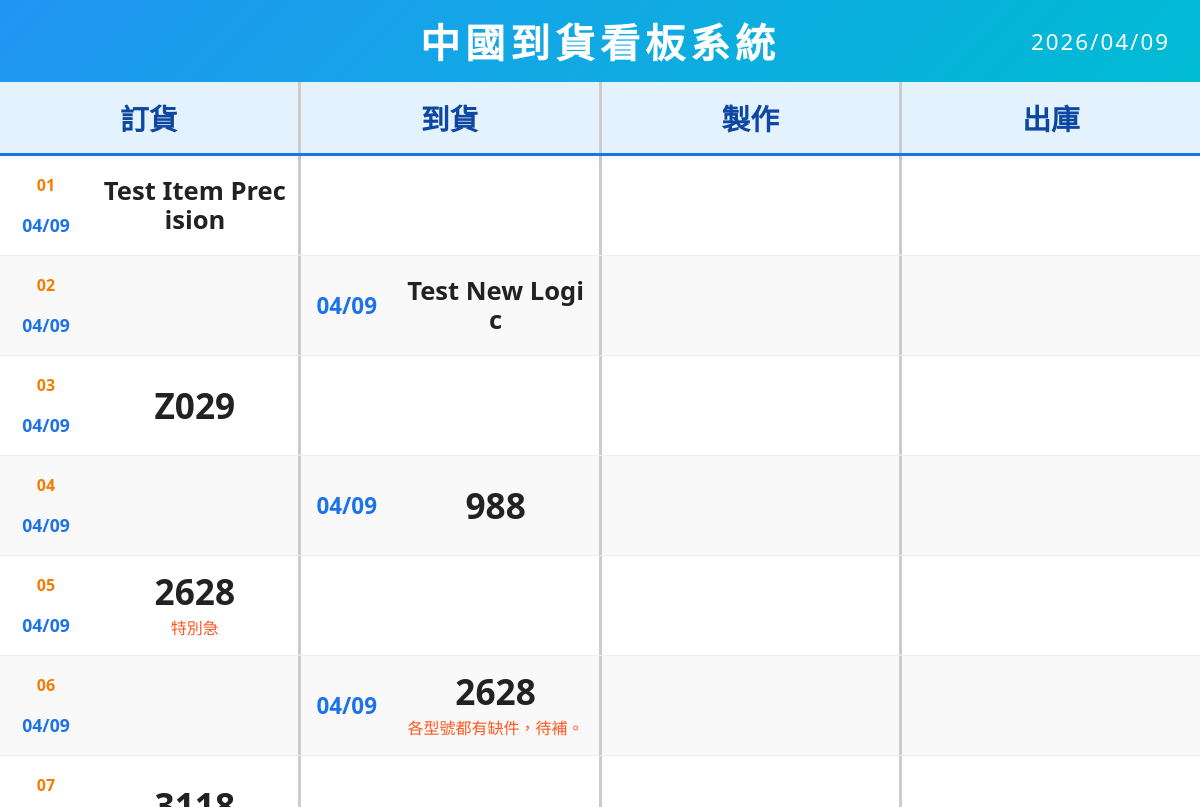
The page /show on the database its author committed.
### models.py (models this page shows)
class SignboardItem(db.Model):
    id = db.Column(db.Integer, primary_key=True)
    content = db.Column(db.Text, nullable=False)
    remark = db.Column(db.Text) # 備註 (選填)
    current_stage = db.Column(db.String(20), default='ORDER')
    order_date = db.Column(db.DateTime)
    arrival_date = db.Column(db.DateTime)
    production_date = db.Column(db.DateTime)
    delivery_date = db.Column(db.DateTime)
    updated_at = db.Column(db.DateTime, default=datetime.now, onupdate=datetime.now)

### main.py (the view)
@app.route('/show')
def show_page():
    items = SignboardItem.query.order_by(SignboardItem.id.asc()).all()
    date_format = get_inf_config('Display', 'date_format', '0')
    processed_items = []
    for item in items:
        p_item = {
            'id': item.id,
            'content': item.content,
            'remark': item.remark,
            'current_stage': item.current_stage,
            'ORDER': format_item_date(item.order_date, date_format),
            'ARRIVAL': format_item_date(item.arrival_date, date_format),
            'PRODUCTION': format_item_date(item.production_date, date_format),
            'DELIVERY': format_item_date(item.delivery_date, date_format)
        }
        processed_items.append(p_item)
    data = {
        'ORDER': [i for i in processed_items if i['current_stage'] == 'ORDER'],
        'ARRIVAL': [i for i in processed_items if i['current_stage'] == 'ARRIVAL'],
        'PRODUCTION': [i for i in processed_items if i['current_stage'] == 'PRODUCTION'],
        'DELIVERY': [i for i in processed_items if i['current_stage'] == 'DELIVERY']
    }
    today_date = datetime.now().strftime('%Y/%m/%d')
    refresh_seconds = get_inf_config('System', 'refresh_seconds', '60')
    scroll_speed_ms = get_inf_config('Display', 'scroll_speed_ms', '3000')
    latest_ts = get_config('last_system_update', '0')
    return render_template('show.html',
                          data=data,
                          all_items=processed_items,
                          today_date=today_date,
                          refresh_seconds=refresh_seconds,
                          scroll_speed_ms=scroll_speed_ms,
                          latest_ts=latest_ts)

### main.py (called while the page is built, shortened)
def get_config(key, default=None):
    config = SystemConfig.query.filter_by(key=key).first()
    return config.value if config else default

def get_inf_config(section, key, default=None):
    inf_path = os.path.join(os.path.dirname(__file__), 'config.inf')
    if not os.path.exists(inf_path):
        return default

def format_item_date(dt, date_format):
    if not dt: return ""
    if date_format == '1': # 顯示停留時間
        return format_stay_time(dt)
    else: # 顯示 MM/DD
        return dt.strftime('%m/%d')

@app.context_processor
def inject_config():
    return {'site_title': get_config('site_title', '中國到貨看板系統')}

### templates/show.html (shortened to what this page needs)
<!DOCTYPE html>
<html lang="zh-Hant">
<head>
</head>
<body>
    <h1>
        {{ site_title }}
        <span class="header-date">{{ today_date }}</span>
    </h1>
    <div class="main-container">
        <div class="table-header">
            <div class="col-header">訂貨</div>
            <div class="col-header">到貨</div>
            <div class="col-header">製作</div>
            <div class="col-header">出庫</div>
        </div>
        <div class="scroll-wrapper" id="scroll-wrapper">
            <div id="scroll-container">
                {% set stages = ['ORDER', 'ARRIVAL', 'PRODUCTION', 'DELIVERY'] %}
                {% for item in all_items %}
                {% set row_loop = loop %}
                <div class="row">
                    {% for stage in stages %}
                    <div class="cell">
                        {% set d = "" %}
                        {% if stage == 'ORDER' %}{% set d = item.ORDER %}
                        {% elif stage == 'ARRIVAL' %}{% set d = item.ARRIVAL %}
                        {% elif stage == 'PRODUCTION' %}{% set d = item.PRODUCTION %}
                        {% elif stage == 'DELIVERY' %}{% set d = item.DELIVERY %}
                        {% endif %}
                        {% if d or item.current_stage == stage %}
                        <div class="item-content">
                            {% if d %}
                                {% if stage == 'ORDER' %}
                                    <div class="date-badge first-col-badge">
                                        <div class="serial-no">{{ "%02d"|format(row_loop.index) }}</div>
                                        <div class="date-text-small">{{ d }}</div>
                                    </div>
                                {% else %}
                                    <div class="date-badge">{{ d }}</div>
                                {% endif %}
                            {% endif %}
                            {% if item.current_stage == stage %}
                            <div class="text-box">
                                <span class="cabinet auto-font">{{ item.content }}</span>
                                {% if item.remark %}<span class="remark">{{ item.remark }}</span>{% endif %}
                            </div>
                            {% endif %}
                        </div>
                        {% endif %}
                    </div>
                    {% endfor %}
                </div>
                {% endfor %}
            </div>
        </div>
    </div>
</body>
</html>

### templates/show.html (style rules this page uses)
:root { --header-blue: #e3f2fd; --border-color: #eee; --text-main: #222; --row-height: 100px; }
body { margin: 0; background: #fff; color: var(--text-main); font-family: 'Microsoft JhengHei', 'Segoe UI', sans-serif; overflow: hidden; height: 100vh; }
h1 { background: linear-gradient(135deg, #2196F3, #00BCD4); color: white; text-align: center; padding: 12px 0; margin: 0; font-size: 2.5rem; box-shadow: 0 4px 10px rgba(0,0,0,0.1); letter-spacing: 5px; position: relative; display: flex; justify-content: center; align-items: center; }
.header-date { position: absolute; right: 30px; font-size: 1.4rem; letter-spacing: 2px; font-weight: 500; color: #fff; }
.main-container { display: flex; flex-direction: column; height: calc(100vh - 75px); }
.table-header { display: flex; background: var(--header-blue); border-bottom: 3px solid #1a73e8; z-index: 10; box-shadow: 0 2px 5px rgba(0,0,0,0.05); }
.col-header { flex: 1; text-align: center; padding: 15px 0; font-size: 1.8rem; font-weight: bold; color: #0d47a1; border-right: 3px solid #ccc; }
.col-header:last-child { border-right: none; }
.scroll-wrapper { flex: 1; overflow-y: hidden; position: relative; }
.row { display: flex; min-height: var(--row-height); border-bottom: 1px solid var(--border-color); box-sizing: border-box; }
.row:nth-child(even) { background-color: #f9f9f9; }
.row:nth-child(odd) { background-color: #ffffff; }
.cell { flex: 1; border-right: 3px solid #ccc; display: flex; align-items: center; justify-content: center; position: relative; padding: 5px; overflow: hidden; }
.cell:last-child { border-right: none; }
.item-content { display: flex; flex-direction: row; align-items: center; width: 100%; height: 100%; padding: 5px; box-sizing: border-box; }
.date-badge { flex: 0 0 4.5rem; font-size: 1.4rem; color: #1a73e8; font-weight: bold; text-align: center; margin-right: 20px; display: flex; align-items: center; justify-content: center; height: 80%; }
.first-col-badge { flex-direction: column; justify-content: space-between; padding: 5px 0; }
.serial-no { font-size: 1rem; color: #f57c00; font-weight: bold; }
.date-text-small { font-size: 1.1rem; margin-top: auto; }
.text-box { flex: 1; display: flex; flex-direction: column; justify-content: center; text-align: center; }
.cabinet { font-size: 2.2rem; font-weight: 700; line-height: 1.1; word-break: break-all; }
.remark { font-size: 1rem; color: #ff5722; margin-top: 4px; font-weight: 500; }

### rows shown on the page
SignboardItem: index "01", stages "04/09", content "Test Item Precision"
SignboardItem: index "02", stages "04/09", stages "04/09", content "Test New Logic"
SignboardItem: index "03", stages "04/09", content "Z029"
SignboardItem: index "04", stages "04/09", stages "04/09", content "988"
SignboardItem: index "05", stages "04/09", content "2628", remark "特別急"
SignboardItem: index "06", stages "04/09", stages "04/09", content "2628", remark "各型號都有缺件，待補。"
SignboardItem: index "07"

### other values the page prints
{{ site_title }} "中國到貨看板系統"
